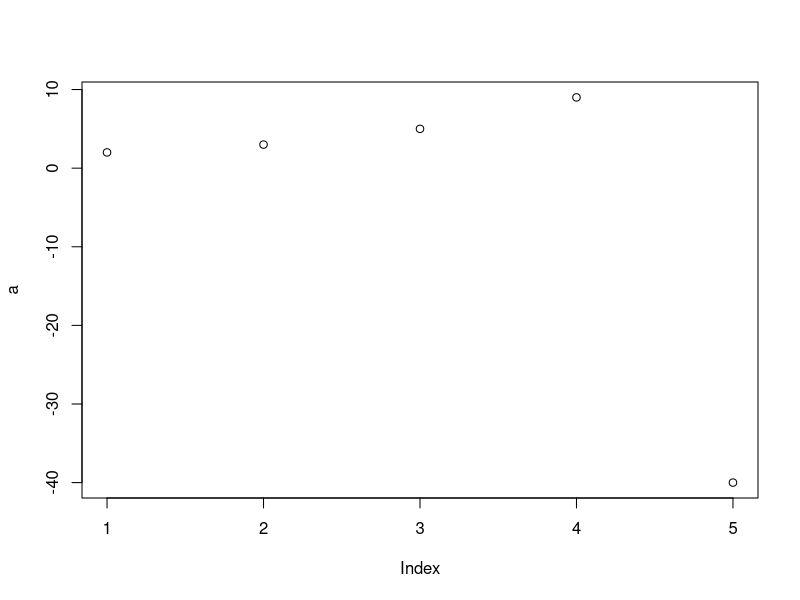

The R source for this figure:
1 + 1
1:10
# This is for a comment.
# You can run R command by Ctrl+Enter.

# We can assign data to a variable.
# a is a data set 2,5,6,9,8.
a <- c(2, 5, 6, 9, 8)
a
mean(a)
a^2
sqrt(a)
sd(a)
var(a)
#We can choose a data point from a vector.
a[2]
a[2:4]
#() is for function.
#[] is for subsetting data.

#I recommend you to use "<-" instead "=" for assignment.
a <- c(2, 3, 5, 9, -40)
a
mean(a)
sd(a)
var(a)
plot(a)
